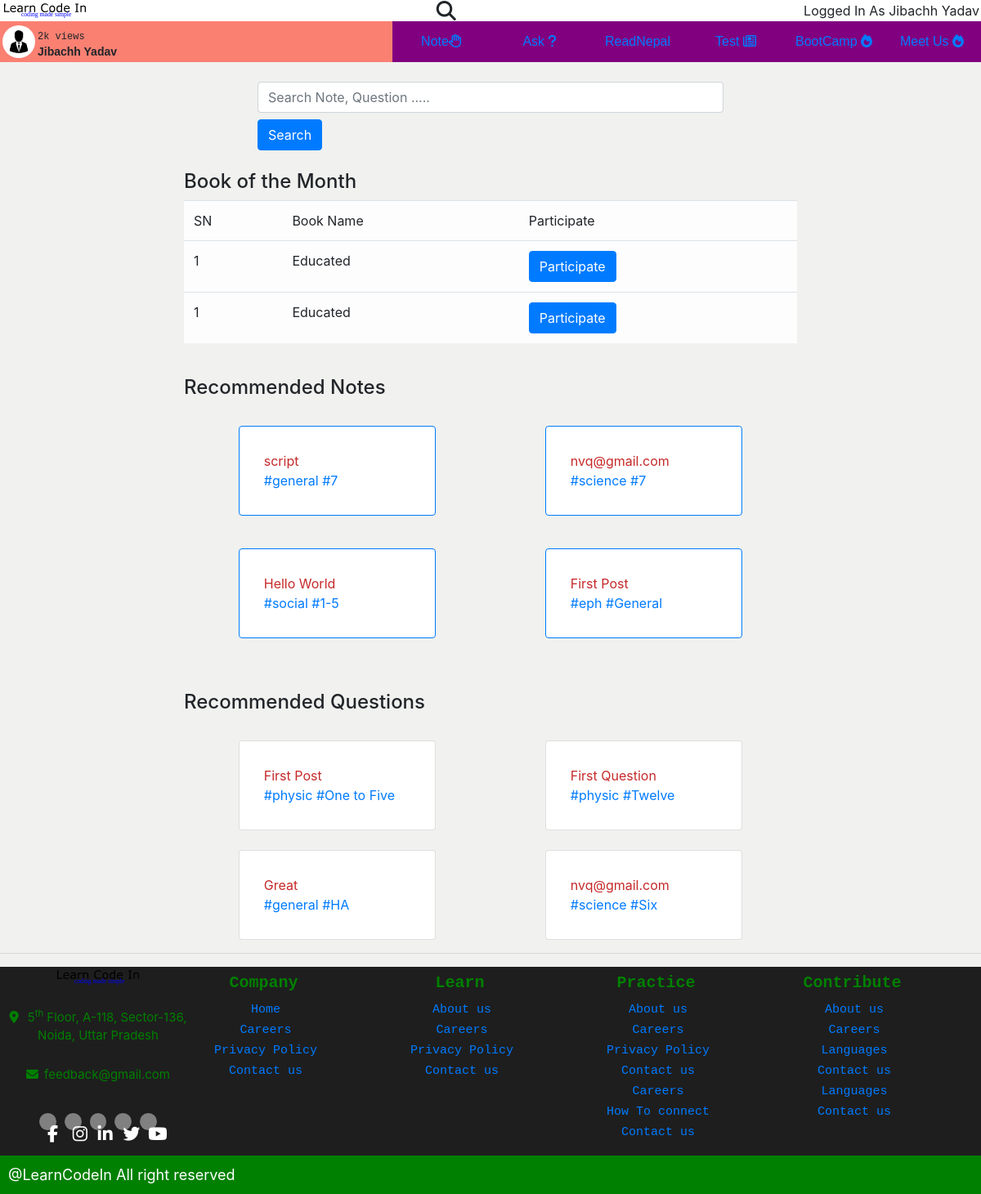
/ (signed in), run on an earlier commit of the app's database.
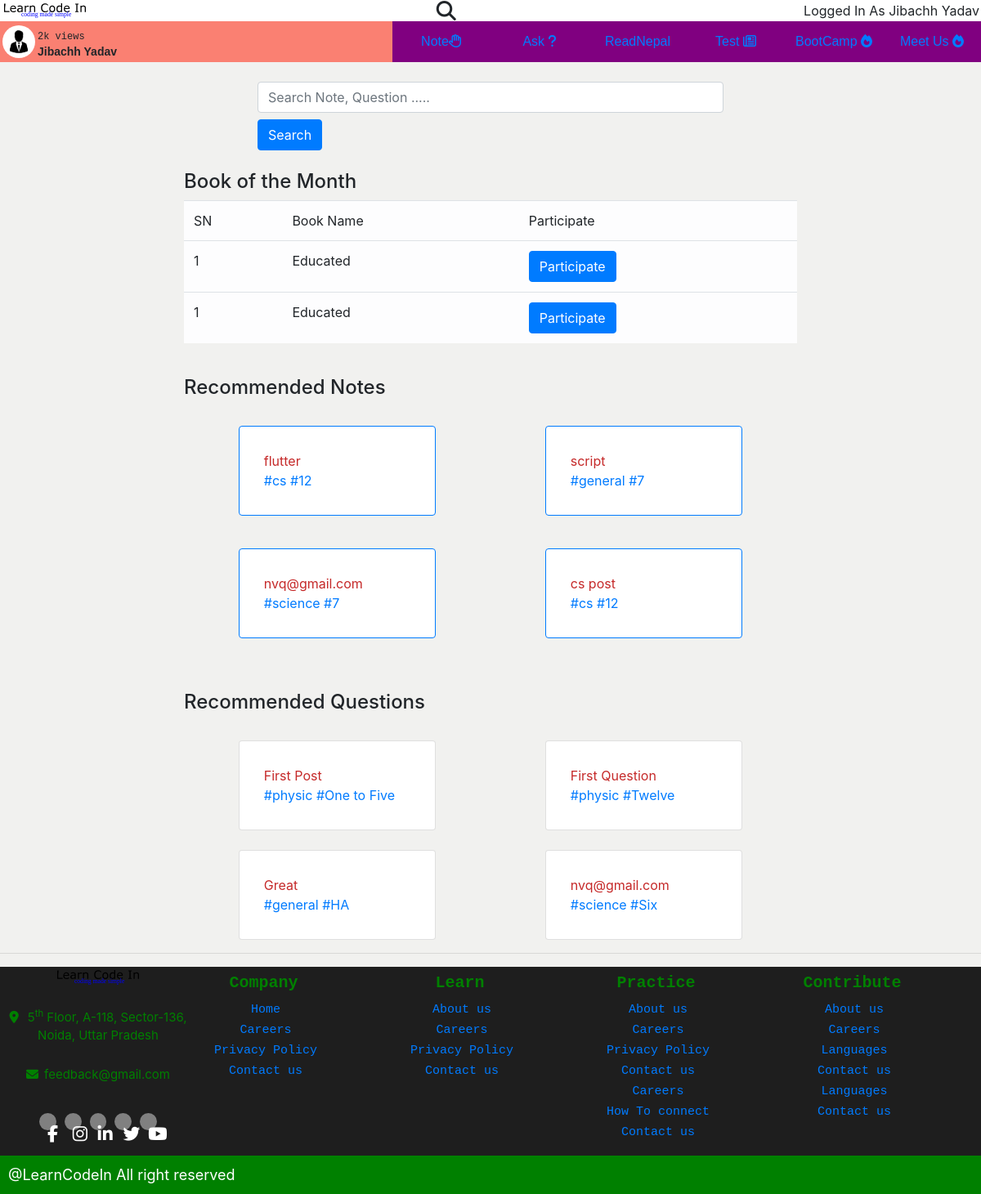
And on a later commit of the database.
### note/models.py (models this page shows, shortened)
class Note(models.Model):
    STATUS_CHOICES = (
        ('draft', 'Draft'),
        ('published', 'Published'),
    )
    grade_choices = (
        ('1-5', 'One to Five'),
        ('6', 'Six'),
        ('7', 'Seven'),
        ('8', 'Eight'),
        ('9', 'Nine'),
        ('10', 'Ten'),
        ('11', 'Eleven'),
        ('12', 'Twelve'),
        ('Bachelor', 'Bachelor'),
        ('General', 'General'),
    )
    subject_choices = (
        ('physic', 'Physic'),
        ('chemistry', 'Chemistry'),
        ('botany', 'Botany'),
        ('zoology', 'Zoology'),
        ('math', 'Math'),
        ('english', 'English'),
        ('nepali', 'Nepali'),
        ('science', 'science'),
        ('social', 'Social'),
        ('eph', 'Environement,Population and Health'),
        ('Opt', 'Optional Math'),
        ('cs', 'Computer Science'),
        ('account', 'Account'),
        ('business', 'Business'),
        ('marketing', 'Marketing'),
        ('general', 'General'),
    )
    title = models.CharField(max_length=250)
    slug = models.SlugField(max_length=400)
    author = models.ForeignKey(User, on_delete=models.CASCADE, related_name='notes')
    content = models.TextField(blank=False)
    publish = models.DateTimeField(default=timezone.now)
    created= models.DateTimeField(auto_now_add=True)
    status = models.CharField(max_length=10, choices=STATUS_CHOICES, default='published')
    grade = models.CharField(max_length=20, choices=grade_choices)
    subject = models.CharField(max_length=25, choices=subject_choices)
    views = models.PositiveIntegerField(blank=False, default=0)
    likes = models.ManyToManyField(User, related_name='likedpost', blank=True)
    class Meta:
        ordering = ('-publish',)
    def __str__(self):
        return self.title
    objects = models.Manager()
    published = PublishedManager()

### discussion/models.py (models this page shows, shortened)
class Discussion(models.Model):
    grade_choices = (
        ('One to Five', 'One to Five'),
        ('Six', 'Six'),
        ('Seven', 'Seven'),
        ('Eight', 'Eight'),
        ('Nine', 'Nine'),
        ('Ten', 'Ten'),
        ('Eleven', 'Eleven'),
        ('Twelve', 'Twelve'),
        ('HA', 'Health Assitant'),
        ('Staff Nurse', 'Staff Nurse'),
        ('Diploma in Agriculture', 'Diploma in Agriculture'),
        ('Diploma in Engineering', 'Diploma in Engineering'),
        ('Bachelor in CSIT', 'Bachelor in CSIT'),
        ('BSC Nursing', 'BSC Nursing'),
        ('Bachelor in Education', 'Bachelor in Education'),
        ('Bachelor in Engineering', 'Bachelor in Engineering'),
        ('BBS', 'BBS'),
        ('BBA', 'BBA'),
        ('MBBS', 'MBBS'),
        ('General', 'General'),
    )
    subject_choices = (
        ('physic', 'Physic'),
        ('chemistry', 'Chemistry'),
        ('botany', 'Botany'),
        ('zoology', 'Zoology'),
        ('math', 'Math'),
        ('english', 'English'),
        ('nepali', 'Nepali'),
        ('science', 'science'),
        ('social', 'Social'),
        ('eph', 'Environement,Population and Health'),
        ('Opt', 'Optional Math'),
        ('cs', 'Computer Science'),
        ('account', 'Account'),
        ('business', 'Business'),
        ('marketing', 'Marketing'),
        ('general', 'General'),
    )
    title = models.CharField(max_length=500, blank=False, verbose_name='Title')
    slug = models.SlugField(verbose_name='Slug Fields', max_length=550)
    grade = models.CharField(max_length=100, verbose_name='Class', blank=False, choices=grade_choices)
    subject = models.CharField(max_length=100, verbose_name='Subject', blank=False, choices=subject_choices)
    detail = models.TextField(blank=False)
    views = models.PositiveIntegerField(default=0)
    answered_status = models.BooleanField(default=False, verbose_name='Is your question answered')
    askedby = models.ForeignKey(User, on_delete=models.CASCADE, related_name='user_questions')
    time = models.DateTimeField(auto_now_add=True)
    pinned = models.BooleanField(verbose_name='Is discussion Pinned', default=False)
    def __str__(self):
        return self.title[:50]

### users/views.py (the view)
# urls.py: path('', views.homepage, name='homepage'),
def homepage(request):
    if request.user.is_authenticated:
        recNotes = Note.published.all().exclude(
            author=request.user).order_by('-views', 'likes')[:4]
    else:
        recNotes = Note.published.all()[:4]
    print(recNotes)
    recQuestions = Discussion.objects.all().exclude(answered_status=True)[:4]
    print(recQuestions)
    return render(request, 'base.html', {
        'recommendedNotes': recNotes,
        'recommendedQuestion': recQuestions,
    })

### note/models.py (called while the page is built)
    def get_queryset(self):
        return super(PublishedManager, self).get_queryset().filter(status='published')

### users/models.py (called while the page is built)
    def fullname(self):
        return f'{self.first_name.capitalize()} {self.last_name.capitalize()}'

### templates/base.html (shortened to what the changed rows need)
{% load static %}
<!DOCTYPE html>
<html lang="en">
  <head>
    <link href="https://unpkg.com/aos@2.3.1/dist/aos.css" rel="stylesheet" />
    <link
      rel="stylesheet"
      href="https://maxcdn.bootstrapcdn.com/bootstrap/4.0.0/css/bootstrap.min.css"
    />
    <link rel="stylesheet" href="{% static 'css/base.css' %}" />
  </head>
  <body>
    {% block body %}
    <div class="container mt-4" style="max-width: 750px;">
      <div class="row">
        <table class="table table-light">
          <thead>
            <tr>
              <td>
                SN
              </td>
              <td>
                Book Name
              </td>
              <td>
                Participate
              </td>
            </tr>
          </thead>
        </table>
      </div>
    </div>
    <div class="container mt-4" style="max-width: 750px;">
      <div class="row">
        {% for note in recommendedNotes %}
        <div class="col-12 col-sm-6
         mt-4">
          <div class="card border-primary mb-3">
            <div class="card-body">
              <a href="{% url 'notedetail' note.pk note.slug %}" style="color: #c52929">
                {{ note.title }}
              </a>
              <br />
              <span style="color: #c52929">
                <a href="{% url 'searchSubject' note.subject %}"> #{{ note.subject }} </a>
              </span>
              <span style="color: #c52929">
                <a href="{% url 'searchGrade' note.grade %}"> #{{ note.grade }} </a>
              </span>
            </div>
          </div>
        </div>
        {% endfor %}
      </div>
    </div>
    <div class="container mt-5" style="max-width: 750px;">
       <div class="row">
        {% for question in recommendedQuestion %}
        <div class="col-12 col-sm-6 mt-4">
            <div class="card">
                <div class="card-body">
                    <a href="{% url 'questiondetail' question.id question.slug %}" style="color: #c52929;">
                        {{ question.title }}
                    </a>
                    <br>
                    <span style="color: #c52929;">
                        <a href="{% url 'searchSubjectDiscussion' question.subject %}">
                            #{{ question.subject }}
                        </a>
                    </span>
                    <span style="color: #c52929;">
                        <a href="{% url 'searchGradeDiscussion' question.grade %}">
                            #{{ question.grade }}
                        </a>
                    </span>
                </div>
            </div>
        </div>
       {% endfor %}
    </div>
    </div>
    {% endblock body %}
  </body>
</html>

What changed in the data, as far as the page shows it:
no longer on this page (row unchanged): Note: title "Hello World", subject "social", grade "1-5"
no longer on this page (row unchanged): Note: title "First Post", subject "eph", grade "General"
now on this page (row edited): Note: title "flutter", subject "cs", grade "12"
now on this page (row edited): Note: title "cs post", subject "cs", grade "12"
